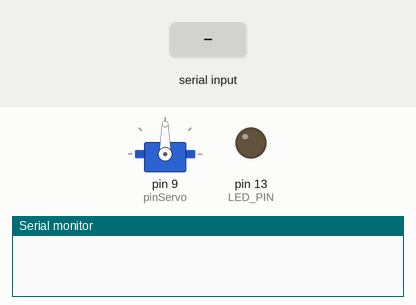
A sketch run on a simulated Arduino Uno, built with avr-gcc and run on an emulated ATmega328P. Parts: servo, output pins drawn as LEDs (lit = HIGH), the last lines printed to the serial monitor. The inputs (shaded band) are chosen by the test bench.

Above: at 4.0 s.
4.1 s: "plastic\n" received over Serial
At 7.1 s:
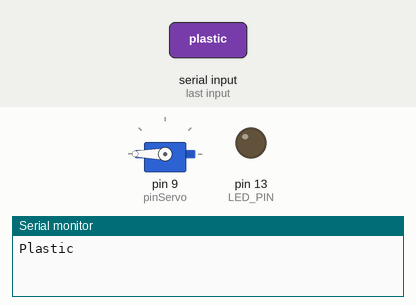
Timing chart, 0 to 12.5 s (numbered marks = the images above; inputs shaded):
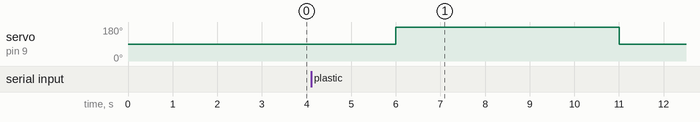

Measured:
- after the input at 4.1 s, servo on pin 9 (pinServo): 90° → 180° after 1.9 s, → 90° 5.0 s later

The sketch:

SC.ino
```cpp
#include <Servo.h>

Servo servo;
#define LED_PIN LED_BUILTIN
#define pinServo 9

unsigned long previousMillis = 0;
const long interval = 3000;

void setup() {
  Serial.begin(9600);
  servo.attach(pinServo);
  servo.write(90);
  pinMode(LED_PIN, OUTPUT);
}

void loop() {
  unsigned long currentMillis = millis();

  if (currentMillis - previousMillis >= interval) {
    previousMillis = currentMillis;

    if (Serial.available() > 0) {
      String command = Serial.readStringUntil('\n');  // Read the command until newline character
      if (command.equals("plastic")) {
        // Turn on LED
        digitalWrite(LED_PIN, LOW);
        Serial.println("Plastic");
        servo.write(180);
        delay(5000);
        servo.write(90);
      } else if (command.equals("paper")) {
        // Turn off LED
        digitalWrite(LED_PIN, HIGH);
        Serial.println("Paper");
        servo.write(0);
        delay(5000);
        servo.write(90);
      } else {
        Serial.println("Waiting for object...");
        servo.write(90);
        delay(1000);
      }
    }
  }
}
```
